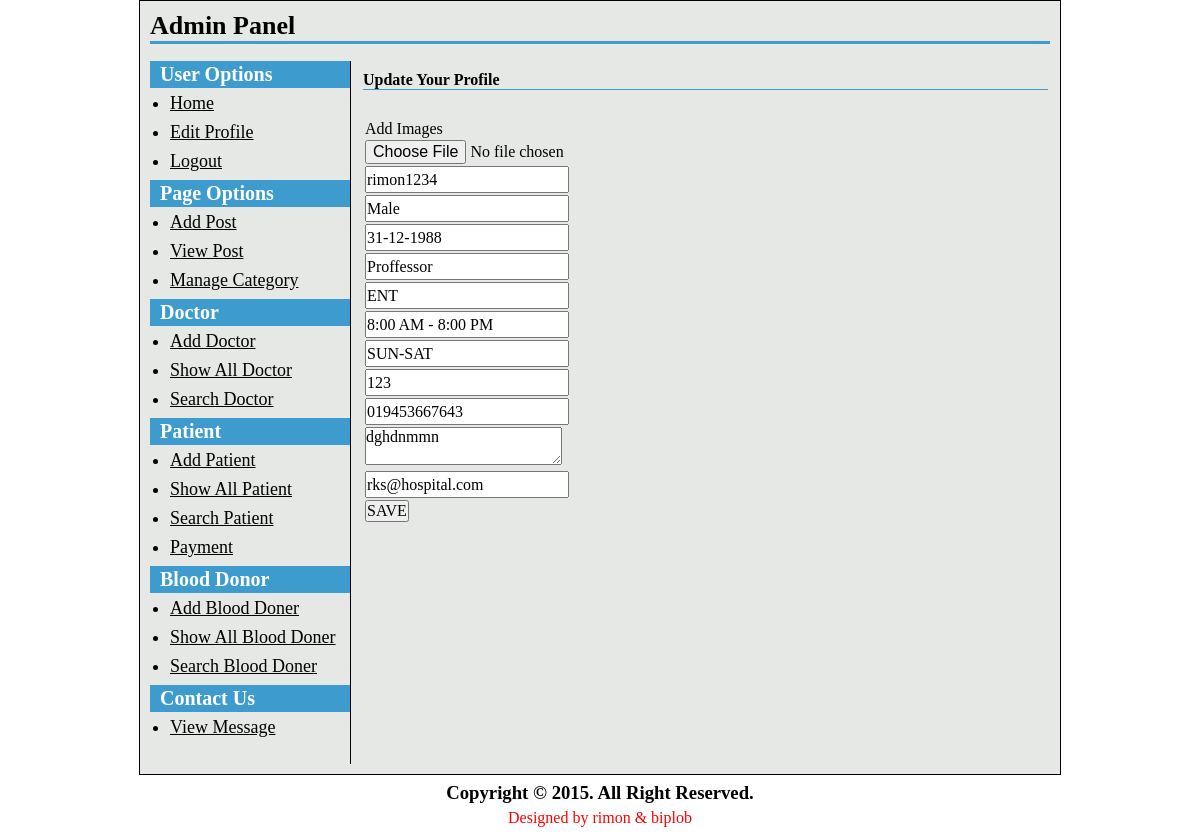
Screenshot of /admin/edit-doctors.php?doc_id=4 (signed in) with the database file from the repository.
### tables this page shows
CREATE TABLE IF NOT EXISTS `doctors` (
  `doc_id` int(11) NOT NULL,
  `doc_pic` varchar(255) NOT NULL,
  `name` varchar(255) NOT NULL,
  `doc_username` varchar(100) NOT NULL,
  `sex` varchar(100) NOT NULL,
  `birthday` varchar(255) NOT NULL,
  `designation` varchar(255) NOT NULL,
  `speciality` varchar(255) NOT NULL,
  `consulting_hour` varchar(255) NOT NULL,
  `consulting_day` varchar(255) NOT NULL,
  `room_no` int(11) NOT NULL,
  `address` text NOT NULL,
  `email` varchar(255) NOT NULL,
  `contact` varchar(255) NOT NULL,
  `doc_password` varchar(255) NOT NULL,
  `add_date` varchar(255) NOT NULL
);

### admin/edit-doctors.php (the view, shortened to what this page needs)
<?php
if(isset($_REQUEST['doc_id'])) {
	$doc_id = $_REQUEST['doc_id'];
}
?>
<?php
include('config.php');
?>
<?php include('header.php');?>
	<h2>Update Your Profile</h2>
		<p>&nbsp;</p>
	<?php
					$statement = $db->prepare("SELECT * FROM doctors WHERE doc_id=? ORDER By doc_id");
					$statement->execute(array($doc_id));
					$result = $statement->fetchAll(PDO::FETCH_ASSOC);
				foreach($result as $row)
				{
					$name = $row['name'];
					$sex = $row['sex'];
					$birthday = $row['birthday'];
					$designation = $row['designation'];
					$speciality = $row['speciality'];
					$consulting_hour = $row['consulting_hour'];
					$consulting_day = $row['consulting_day'];
					$room_no = $row['room_no'];
					$contact_number = $row['contact'];
					$address = $row['address'];
					$email = $row['email'];
				}
				?>
	<form action="" method="post" enctype="multipart/form-data">
		<table class="tbl1">
		<tr>
			<td>Add Images</td>
		</tr>
		<tr>
			<td><input type="file" name="doc_pic"></td>
		</tr>
		<tr>
			<td><input class="short" type="text" name="name" value="<?php echo $name;?>" placeholder="Name"></td>
		</tr>
		<tr>
			<td><input type="text" name="sex" value="<?php echo $sex;?>"></td>
		</tr>
		<tr >
				<td><input  class="short" type="text" name="birthday" value="<?php echo $birthday;?>" placeholder="Birthday"></td>
		</tr>
		<tr>
			<td><input  class="short" type="text" name="designation" value="<?php echo $designation;?>" placeholder="Designation"></td>
		</tr>
		<tr>
			<td><input  class="short" type="text" name="speciality" value="<?php echo $speciality;?>" placeholder="Speciality"></td>
		</tr>
		<tr>
			<td><input  class="short" type="text" name="consulting_hour" value="<?php echo $consulting_hour;?>" placeholder="Consulting hour"></td>
		</tr>
		<tr>
			<td><input  class="short" type="text" name="consulting_day" value="<?php echo $consulting_day;?>" placeholder="Consulting day"></td>
		</tr>
		<tr>
			<td><input  class="short" type="text" name="room_no" value="<?php echo $room_no;?>" placeholder="Room No"></td>
		</tr>
		<tr>
			<td><input  class="short" type="text" name="contact" value="<?php echo $contact_number;?>" placeholder="Contact Number"></td>
		</tr>
		<tr class="address">
			<td><textarea class="short" name="address" value="" placeholder="Address"><?php echo $address;?></textarea></td>
		</tr>
		<tr>
			<td><input  class="short" type="text" name="email" value="<?php echo $email;?>"  placeholder="Email"></td>
		</tr>
		<tr>
			<td><input type="submit" value="SAVE" name="update_doctors"></td>
		</tr>
		</table>
	</form>
<?php include("footer.php"); ?>

### admin/style-admin.css (style rules this page uses)
* { padding: 0; margin: 0; }
body, input, textarea, select { font-family: 'Times New Roman', arial; font-size: 16px; }
input[type='submit'] { cursor: pointer; }
input.short[type='text'], input.short[type='password'] { width: 200px; }
table.tbl1 { margin-top: 10px; }
table.tbl1 tr td input[type='text'] { height: 23px; line-height: 23px; }
#content h2 { font-size: 16px; color: #000; border-bottom: 1px solid #3d9ccd; margin-top: 10px; }

### rows the page displays
doctors: name "rimon1234", sex "Male", birthday "31-12-1988", designation "Proffessor", speciality "ENT", consulting_hour "8:00 AM - 8:00 PM", consulting_day "SUN-SAT", room_no "123", contact "019453667643", address "dghdnmmn", email "rks@hospital.com"
